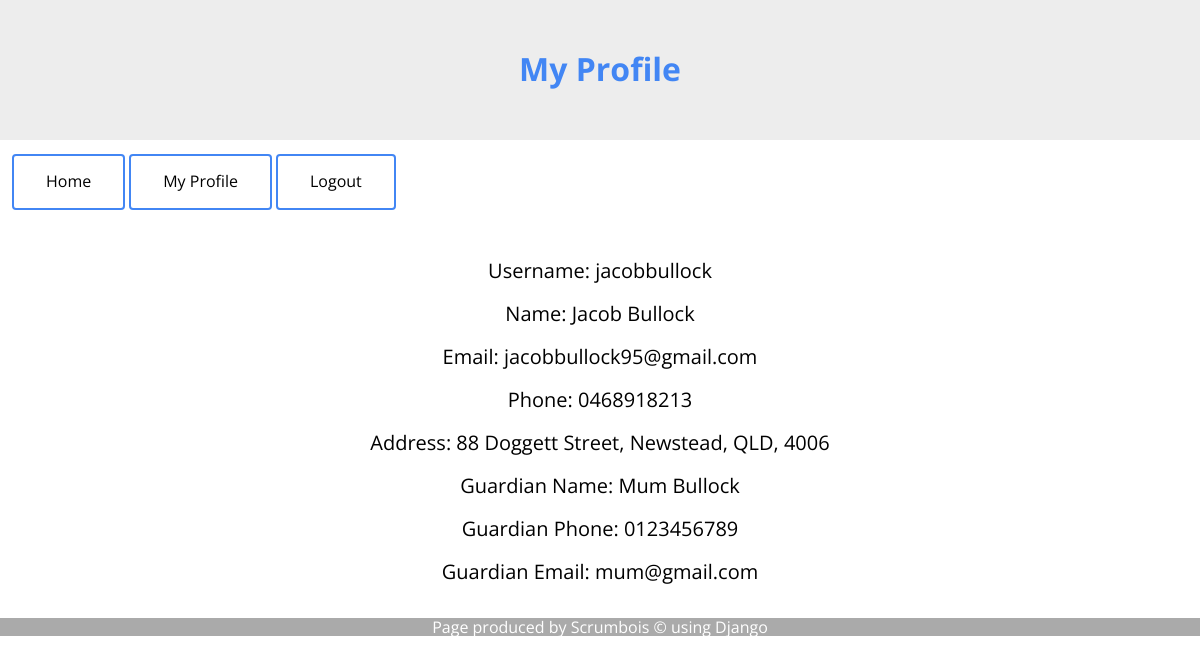
The app's page /profile (signed in) with its own data.
### accounts/models.py (models this page shows)
class User(AbstractUser):
	STATE_CHOICES = (
        ("QLD", 'Queensland'),
        ("NSW", 'New South Wales'),
        ("ACT", 'ACT'),
        ("VIC", 'Victoria'),
        ("TAS", 'Tasmania'),
        ("SA", 'South Australia'),
        ("WA", 'Western Australia'),
        ("NT", 'Northern Territory')
    )
	mobile_number = models.CharField(max_length = 10, default ="")
	street_number = models.CharField(default = "", max_length = 4)
	street_name = models.CharField(max_length = 40, default ="")
	suburb = models.CharField(max_length = 20, default = "")
	state = models.CharField(max_length = 3, default = "QLD", choices = STATE_CHOICES )
	post_code = models.CharField(max_length = 4, default = "")
	under_18 = models.BooleanField(default = "False")
	guardian_first_name = models.CharField(max_length = 40, default ="", blank = 'True')
	guardian_last_name = models.CharField(max_length = 40, default ="", blank = 'True')
	guardian_mobile_number = models.CharField(max_length = 10, default ="", blank = 'True')
	guardian_email = models.EmailField(max_length=254, default = "", blank = 'True')

### schedule/views.py (the view)
# urls.py: path('profile', views.profile, name='profile'),
def profile(request):
	return render(request, 'schedule/profile.html')

### schedule/templates/schedule/profile.html (shortened to what this page needs)
{% extends "general_template.html" %}
{% block body_header %}
{% if user.is_authenticated %}
	<h1>My Profile</h1>
{% else %}
	<h1>Mika's Music Academy</h1>
{% endif %}
{% endblock %}
{% block navigation %}
{% if user.is_authenticated %}
	<a class="button button1" href="{% url 'index' %}">Home</a>
	<a class="button button1" href="{% url 'profile' %}">My Profile</a>
	<a class="button button1" href="{% url 'logout' %}">Logout</a>
{% endif %}
{% endblock %}
{% block content %}
{% if user.is_authenticated %}
	<p>Username: {{ user.get_username }}</p>
	<p>Name: {{ user.get_full_name }}</p>
	<p>Email: {{ user.email }}</p>
	<p>Phone: {{ user.mobile_number }}</p>
	<p>Address: {{ user.street_number }} {{ user.street_name }}, {{ user.suburb }}, {{ user.state }}, {{ user.post_code }}</p>
	<p>Guardian Name: {{ user.guardian_first_name }} {{ user.guardian_last_name }}</p>
	<p>Guardian Phone: {{ user.guardian_mobile_number }}</p>
	<p>Guardian Email: {{ user.guardian_email }}</p>
{% else %}
	<a class="button button1" href="{% url 'login' %}">Login</a>
	<a class="button button1" href="{% url 'register' %}">Register</a>
{% endif %}
{% endblock %}

### schedule/static/css/style.css (style rules this page uses)
* { font-family: 'Open Sans', sans-serif; }
h1 { color: #4286f4; text-align: center; }
.button { background-color: #4286f4; border-radius: 4px; color: white; padding: 16px 32px; text-align: center; display: inline-block; font-size: 16px; margin: 4px 2px; -webkit-transition-duration: 0.4s; transition-duration: 0.4s; cursor: pointer; text-decoration: none; height: 20px; }
.button1 { background-color: white; color: black; border: 2px solid #4286f4; }
p { font-size: 20px; color:black; }

### records on screen
User: get_username "jacobbullock", get_full_name "Jacob Bullock", email "jacobbullock95@gmail.com", mobile_number "0468918213", street_number "88", street_name "Doggett Street", suburb "Newstead", state "QLD", post_code "4006", guardian_first_name "Mum", guardian_last_name "Bullock", guardian_mobile_number "0123456789", guardian_email "mum@gmail.com"
